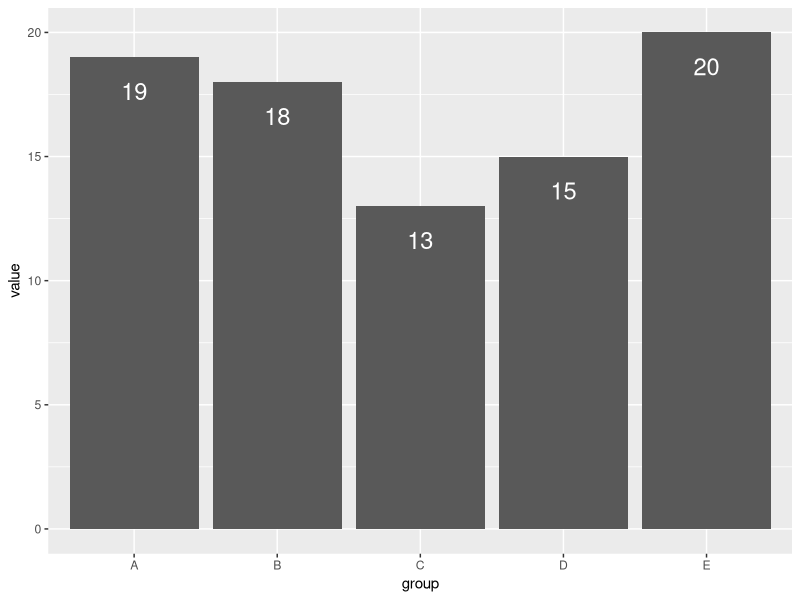
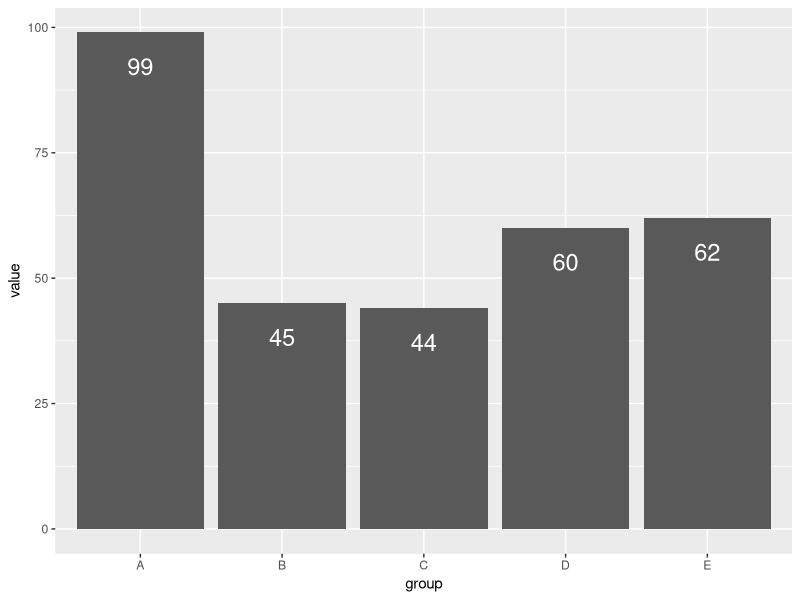

These charts were generated, in order, by the following R code: (Note: this script raises an error after producing the figures.)
## ---- chunk 1
#| label: leaving-the-house-definition
leaving_the_house <- function(day) {
  
always <- c("phone", "wallet", "keys", "airpods", "sunglasses", "bag")

  if (day %in% c("Monday", "Wednesday")) {
    # days I go to work
    items <- c(always, "change of clothes")
  } else if (day %in% c("Tuesday")) {
    # I have a 5 hour break between classes on Tuesdays :/
    items <- c(always, "journal")
  } else {
    items <- always
  }
  return(items)
}
## ---- chunk 2
#| label: leaving-the-house-calls 
# examples from original code
today <- leaving_the_house("Thursday")
today

tomorrow <- leaving_the_house("Friday")
tomorrow

# both are the same so here's me calling the functions for other days and testing it works
leaving_the_house("Monday")
## ---- chunk 3
#| label: setup 
library(dplyr)
library(ggplot2)

data1 <- structure(
    list(group = c("A", "B", "C", "D", "E"), value = c(19, 18, 13, 15, 20)),
    row.names = c(NA, -5L),
    class = c("tbl_df", "tbl", "data.frame")
)

data1
## ---- chunk 4
#| label: labels-definition-1
label_nudge <- function(y) {

    # Calculate an offset equal to 5% of the largest bar
    offset <- 0.05 * max(y)

    # Place labels slightly below the top of each bar
    label_position <- y - offset

    return(label_position)
}

label_nudge(data1$value)
## ---- chunk 5
#| label: label-plot-1
data1$y_nudge <- label_nudge(data1$value)
ggplot(data1, aes(x = group, y = value)) +
    geom_col() +
    geom_text(
        aes(label = value, y = y_nudge),
        color = "white",
        size = 6,
        vjust = 1
    )
# vjust is the vertical justification; vjust = 1 means labels will be aligned at the top
## ---- chunk 6
#| label: label-plot-new-range 
data2 <- structure(
    list(group = c("A", "B", "C", "D", "E"), value = c(99, 45, 44, 60, 62)),
    row.names = c(NA, -5L),
    class = c("tbl_df", "tbl", "data.frame")
)

data2
## ---- chunk 7
#| label: label-plot-new-range-result
data2$y_nudge <- label_nudge(data2$value)

ggplot(data2, aes(x = group, y = value)) +
    geom_col() +
    geom_text(
        aes(label = value, y = y_nudge),
        color = "white",
        size = 6,
        vjust = 1
    )
## ---- chunk 8
#| label: fmt-values 
percent_vals <- c(0.05, 0.1, 0.512, 0.678) # want 5%, 10%, 51%, 68%
dollar_vals <- c(100, 110.70, 823, 1123) # want $100; $111; $823; $1,123
comma_vals <- c(2345, 10123.4, 999, 1205) # want 2,345; 10,123; 999; 1,205
## ---- chunk 9
#| label: fmt-functions-1
# define functions here

percent_vals <- c(0.05, 0.1, 0.512, 0.678) # want 5%, 10%, 51%, 68%
dollar_vals <- c(100, 110.70, 823, 1123) # want $100; $111; $823; $1,123
comma_vals <- c(2345, 10123.4, 999, 1205) # want 2,345; 10,123; 999; 1,205

# paste0 for no spaces between things, paste for spaces

percent1 <- function(x) {
  paste0(round(x * 100), "%")
}
percent1(percent_vals)

dollar1 <- function(x) {
  paste0("$", formatC(round(x), format = "f", big.mark = ",", digits = 0))
}
dollar1(dollar_vals)

comma1 <- function(x) {
  formatC(round(x), format = "f", big.mark = ",", digits = 0)
}
comma1(comma_vals)
## ---- chunk 10
#| label: function-factories
number <- scales::label_number()
class(number)

# calling another scales function
color <- scales::pal_viridis()()
class(color)
## ---- chunk 11
#| label: scales-example 
decimal <- scales::label_number(accuracy = 0.01)
decimal(c(1.234, 5.1, 10.999))

#| label: scales-label-percent
percent <- scales::label_percent(accuracy = 0.01)
percent(c(1.234, 5.1, 10.999))

#| label: scales-label-currency
currency <- scales::label_currency(accuracy = 0.01)
currency(c(1.234, 5.1, 10.999))

#| label: scales-label-comma
comma <- scales::label_comma(accuracy = 0.01)
comma(c(1.234, 5.1, 10.999))
